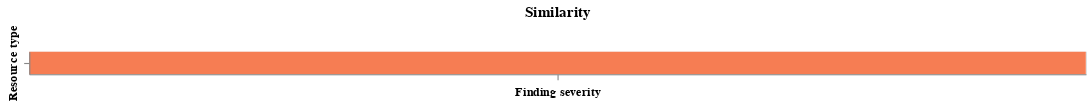

Notebook code cell kept with this figure:
### Code cell
alt.Chart(similarity_df_melted.query(mask)).mark_rect().encode(
    alt.X('variable', axis=alt.Axis(labels=False, labelAngle=0)).title('Finding severity'),
    alt.Y('index', axis=alt.Axis(labels=False, labelAngle=0)).title('Resource type'),
    alt.Color('value', legend=None).scale(scheme="orangered", reverse=False),
    alt.Text('value'), 
    tooltip=["variable","index","value"]
).properties(title='Similarity', width=940)

### Figure 1 — Vega specification as saved in the notebook (floating-point values rounded to 4 significant figures)
{"$schema": "https://vega.github.io/schema/vega/v5.json", "data": [{"name": "source_0", "values": [{"index": "019489e5-ba75-7ad9-9ebd-58e7d22e6b65>bcpsept22poc", "value": 0.1667, "variable": "019489e5-ba75-7ad9-9ebd-58e7d22e6b65>bg-postgresql-db"}]}, {"name": "source_0_x_domain_variable", "values": [{"variable": "019489e5-ba75-7ad9-9ebd-58e7d22e6b65>bg-postgresql-db"}]}, {"name": "source_0_y_domain_index", "values": [{"index": "019489e5-ba75-7ad9-9ebd-58e7d22e6b65>bcpsept22poc"}]}, {"name": "source_0_color_domain_value", "values": [{"min": 0.1667, "max": 0.1667}]}], "signals": [{"name": "y_step", "value": 20}, {"name": "height", "update": "bandspace(domain('y').length, 0, 0) * y_step"}], "marks": [{"type": "rect", "name": "marks", "from": {"data": "source_0"}, "encode": {"update": {"width": {"signal": "max(0.25, bandwidth('x'))"}, "y": {"field": "index", "scale": "y"}, "height": {"signal": "max(0.25, bandwidth('y'))"}, "fill": {"field": "value", "scale": "color"}, "tooltip": {"signal": "{\"variable\": isValid(datum[\"variable\"]) ? datum[\"variable\"] : \"\"+datum[\"variable\"], \"index\": isValid(datum[\"index\"]) ? datum[\"index\"] : \"\"+datum[\"index\"], \"value\": format(datum[\"value\"], \"\")}"}, "x": {"field": "variable", "scale": "x"}}}, "style": ["rect"]}], "scales": [{"name": "x", "type": "band", "domain": {"data": "source_0_x_domain_variable", "field": "variable", "sort": true}, "range": [0, {"signal": "width"}], "paddingInner": 0, "paddingOuter": 0}, {"name": "y", "type": "band", "domain": {"data": "source_0_y_domain_index", "field": "index", "sort": true}, "range": {"step": {"signal": "y_step"}}, "paddingOuter": 0, "paddingInner": 0}, {"name": "color", "type": "linear", "domain": [{"signal": "(data(\"source_0_color_domain_value\")[0] || {}).min"}, {"signal": "(data(\"source_0_color_domain_value\")[0] || {}).max"}], "range": {"scheme": "orangered"}, "reverse": false, "zero": false, "interpolate": "hcl"}], "axes": [{"scale": "x", "orient": "bottom", "labelAngle": 0, "grid": false, "title": "Finding severity", "zindex": 1, "labelBaseline": "top", "labels": false}, {"scale": "y", "labelAlign": "right", "zindex": 1, "labelAngle": 0, "grid": false, "labels": false, "title": "Resource type", "orient": "left"}], "title": {"text": "Similarity", "frame": "group"}, "width": 940, "background": "white", "padding": 5, "style": "cell"}
